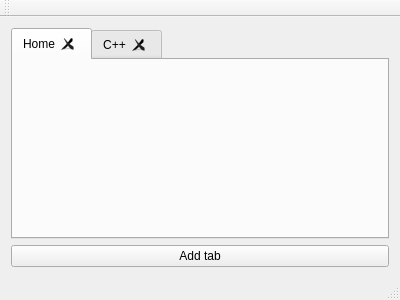
<?xml version="1.0" encoding="UTF-8"?>
<ui version="4.0">
 <class>MainWindow</class>
 <widget class="QMainWindow" name="MainWindow">
  <property name="geometry">
   <rect>
    <x>0</x>
    <y>0</y>
    <width>400</width>
    <height>300</height>
   </rect>
  </property>
  <property name="windowTitle">
   <string>MainWindow</string>
  </property>
  <widget class="QWidget" name="centralWidget">
   <layout class="QHBoxLayout" name="horizontalLayout">
    <item>
     <layout class="QVBoxLayout" name="verticalLayout">
      <item>
       <widget class="QTabWidget" name="tabWidget">
        <property name="currentIndex">
         <number>0</number>
        </property>
        <property name="tabsClosable">
         <bool>true</bool>
        </property>
        <property name="movable">
         <bool>true</bool>
        </property>
        <widget class="QWidget" name="tab">
         <attribute name="title">
          <string>Home</string>
         </attribute>
        </widget>
        <widget class="QWidget" name="tab_2">
         <attribute name="title">
          <string>C++</string>
         </attribute>
        </widget>
       </widget>
      </item>
      <item>
       <widget class="QPushButton" name="pushButton">
        <property name="text">
         <string>Add tab</string>
        </property>
       </widget>
      </item>
     </layout>
    </item>
   </layout>
  </widget>
  <widget class="QMenuBar" name="menuBar">
   <property name="geometry">
    <rect>
     <x>0</x>
     <y>0</y>
     <width>400</width>
     <height>26</height>
    </rect>
   </property>
  </widget>
  <widget class="QToolBar" name="mainToolBar">
   <attribute name="toolBarArea">
    <enum>TopToolBarArea</enum>
   </attribute>
   <attribute name="toolBarBreak">
    <bool>false</bool>
   </attribute>
  </widget>
  <widget class="QStatusBar" name="statusBar"/>
 </widget>
 <layoutdefault spacing="6" margin="11"/>
 <resources/>
 <connections/>
</ui>
